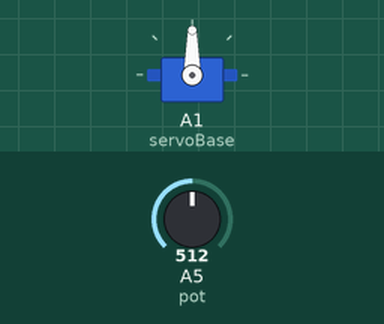
Bench run of a sketch on a simulated Arduino Uno, built with avr-gcc and run on an emulated ATmega328P. Shown: servo. The test bench sets the inputs (shaded band); at power-on: A5 (pot) = 512.

Above: at 1.2 s.
1.3 s: A5 (pot) set to 716
At 2.1 s:
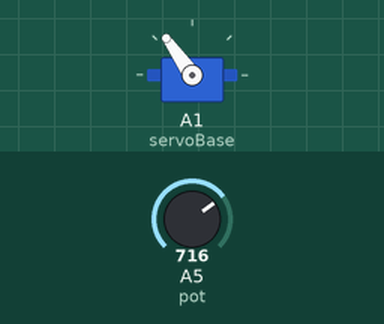
2.8 s: A5 (pot) set to 900
At 3.4 s:
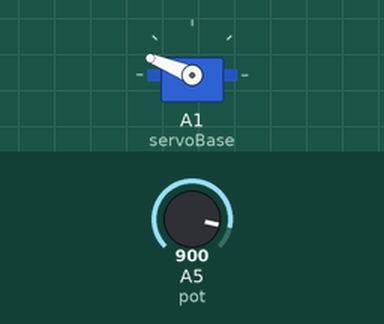
4.3 s: A5 (pot) set to 1023
At 4.8 s:
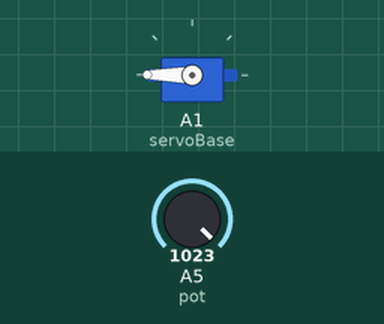
5.8 s: A5 (pot) set to 306
At 6.9 s:
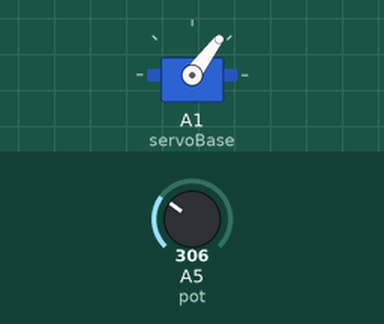
7.3 s: A5 (pot) set to 122
At 8.2 s:
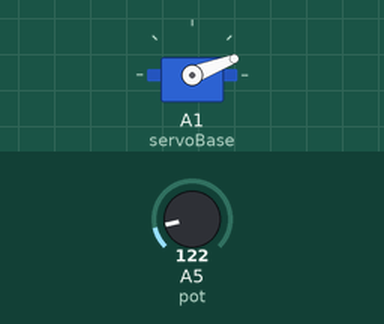
Timing chart, 0 to 9.8 s (numbered marks = the images above; inputs shaded):
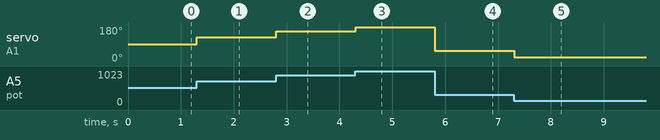

The sketch:

servo_con_potenciometro.ino
```cpp
// Incluimos la librería para Servo
#include <Servo.h>

Servo servoBase;//Asigno un nombre específico

void setup() {
   servoBase.attach(A1);//Pin a utilizar para servo
   servoBase.write(0);  //asigno 0 al servo motor
}

void loop() {

  int pot = analogRead(A5);//Pin del potenciometro
  //analgoRead entrega 0 para 0V y 1023 para 5V

  pot = map(pot, 0, 1023, 0, 180);

  servoBase.write(pot);
  delay(10);

 }
```

Measured:
- after the input at 1.3 s, servo on A1 (servoBase): 90° → 125° at once
- after the input at 2.8 s, servo on A1 (servoBase): 125° → 158° at once
- after the input at 4.3 s, servo on A1 (servoBase): 158° → 180° at once
- after the input at 5.8 s, servo on A1 (servoBase): 180° → 53° at once
- after the input at 7.3 s, servo on A1 (servoBase): 53° → 21° at once
